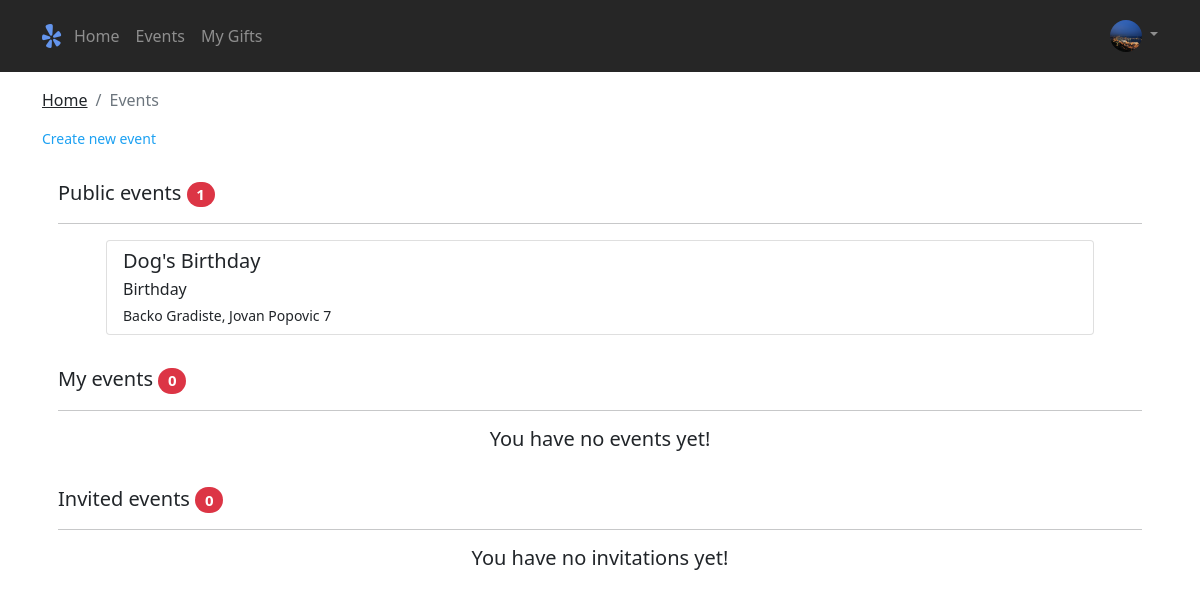
Page /events.php (signed in) on the earlier database version.
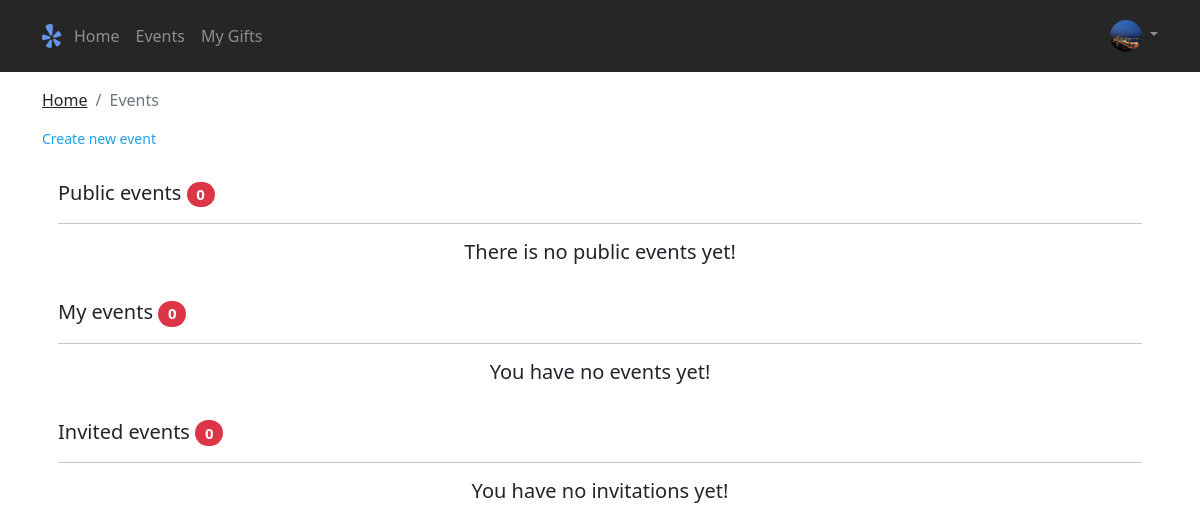
Same page on the later database version.
### tables this page shows
CREATE TABLE `events` (
  `event_id` int(11) NOT NULL,
  `user_id` int(11) NOT NULL,
  `event_type` varchar(64) NOT NULL,
  `event_status` enum('public','private') NOT NULL,
  `event_name` varchar(64) NOT NULL,
  `event_location` varchar(64) NOT NULL,
  `event_street` varchar(64) NOT NULL,
  `event_active` enum('active','inactive') NOT NULL DEFAULT 'inactive',
  `event_start` datetime DEFAULT NULL,
  `event_close` datetime DEFAULT NULL,
  `date_time` datetime NOT NULL DEFAULT current_timestamp()
);

### events.php (called while the page is built, shortened)
<?php
require_once("assets/php/header.php");
require_once("assets/contents/events-content.php");
?>

### assets/contents/events-content.php (the view, shortened to what the changed rows need)
<?php
global $dsn, $pdoOptions;
$pdo = connectDatabase($dsn, $pdoOptions);
$statusOfEvent = "public";
$activeEvent = "active";
$selectPublicEventsSql = "SELECT * FROM events WHERE event_status = :event_status AND user_id != :id AND event_active = :active";
$selectPublicEventQuery = $pdo->prepare($selectPublicEventsSql);
$selectPublicEventQuery->bindParam(':event_status', $statusOfEvent, PDO::PARAM_STR);
$selectPublicEventQuery->bindParam(':id', $_SESSION["id_user"], PDO::PARAM_INT);
$selectPublicEventQuery->bindParam(':active', $activeEvent, PDO::PARAM_STR);
$selectPublicEventQuery->execute();
$publicEventResults = $selectPublicEventQuery->fetchAll(PDO::FETCH_ASSOC);
?>
<div class="container ">
    <div class="px-3 pt-3 my-3 text-start">
        <h5 class="display-9">Public events <span
                class="badge bg-danger rounded-pill"><?php echo $selectPublicEventQuery->rowCount() ?></span></h5>
        <?php
        if ($selectPublicEventQuery->rowCount() > 0){
            foreach($publicEventResults as $publicEventResult){
               if($publicEventResult["user_id"] != $_SESSION["id_user"]){
        ?>
        <div class="list-group my-3 px-5">
            <a href="selected-event.php?id=<?= $publicEventResult["event_id"] ?>"
                class="list-group-item list-group-item-action" aria-current="true">
                <div class="d-flex w-100 justify-content-between">
                    <h5 class="mb-1"><?= $publicEventResult["event_name"] ?></h5>
                </div>
                <p class="mb-1"><?= $publicEventResult["event_type"] ?></p>
                <small><?= $publicEventResult["event_location"] ?>, <?= $publicEventResult["event_street"] ?></small>
            </a>
        </div>
        <?php
                }
            }
        }
        else { ?>
        <div class="list-group my-3 px-5">
            <div class="d-flex w-100 justify-content-center">
                <h5 class="mb-1 text-center">There is no public events yet!</h5>
            </div>
        </div>
        <?php
        }
    ?>
    </div>
</div>

Differences in the rows shown:
removed events: event_name "Dog's Birthday", event_type "Birthday", event_location "Backo Gradiste", event_street "Jovan Popovic 7"
Other differences:
$selectPublicEventQuery->rowCount(): "1" → "0"
text now shown: "There is no public events yet!"
